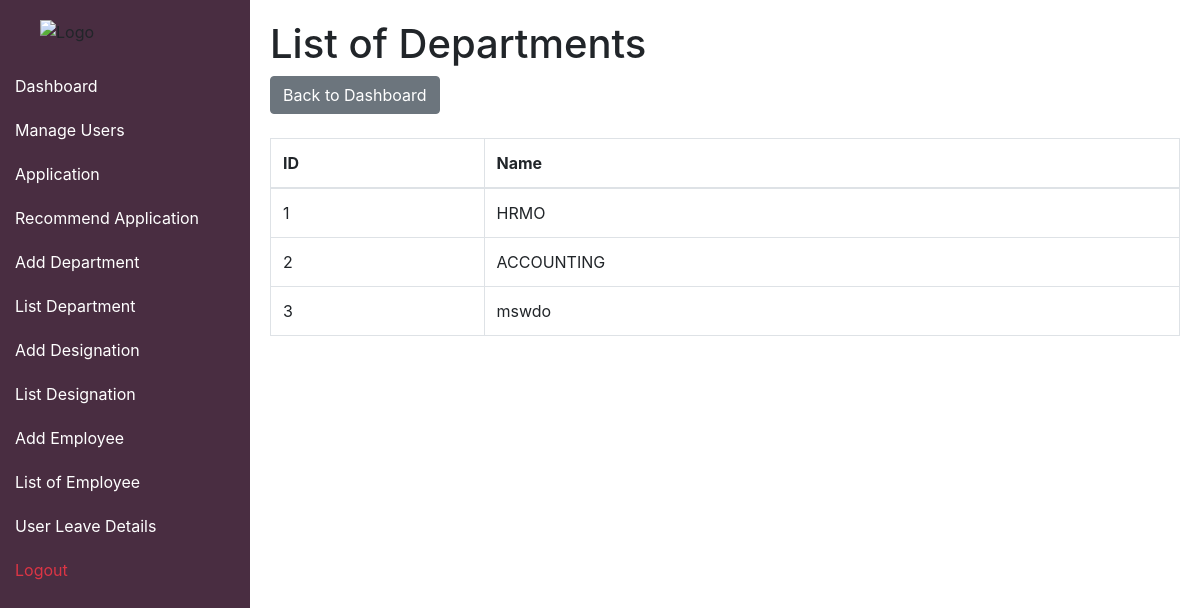
/list_departments.php (signed in), run on the app's committed database.
### tables this page shows
CREATE TABLE `departments` (
  `id` int(11) NOT NULL,
  `name` varchar(255) NOT NULL
);

### list_departments.php (the view, shortened to what this page needs)
<?php
$departments = [];
include 'connection.php';
try {
    $stmt = $pdo->query('SELECT id, name FROM departments');
    $departments = $stmt->fetchAll(PDO::FETCH_ASSOC);
} catch (PDOException $e) {
    $error = 'Database error: ' . $e->getMessage();
}
?>
<!DOCTYPE html>
<html lang="en">
<head>
    <link rel="stylesheet" href="https://maxcdn.bootstrapcdn.com/bootstrap/4.5.2/css/bootstrap.min.css">
</head>
<body>
    <div class="sidebar">
        <div class="sidebar-header">
            <img src="images/logo.png" alt="Logo" class="logo">
        </div>
        <a href="dashboard.php">Dashboard</a>
        <a href="admin_panel.php">Manage Users</a>
        <a href="applications.php">Application</a>
        <a href="recommend_applications.php">Recommend Application</a>
        <a href="add_department.php">Add Department</a>
        <a href="list_departments.php">List Department</a>
        <a href="designations.php">Add Designation</a>
        <a href="list_designations.php">List Designation</a>
        <a href="add_employee.php">Add Employee</a>
        <a href="list_employees.php">List of Employee</a>
        <a href="user_leave_details.php">User Leave Details</a>
        <a href="admin_panel.php?logout=true" class="text-danger">Logout</a>
    </div>
    <div class="content">
        <h1>List of Departments</h1>
        <div class="mb-4">
            <a href="dashboard.php" class="btn btn-secondary">Back to Dashboard</a>
        </div>
        <table class="table table-bordered mt-3">
            <thead>
                <tr>
                    <th>ID</th>
                    <th>Name</th>
                </tr>
            </thead>
            <tbody>
                <?php if (!empty($departments)) { ?>
                    <?php foreach ($departments as $department) { ?>
                        <tr>
                            <td><?php echo htmlspecialchars($department['id']); ?></td>
                            <td><?php echo htmlspecialchars($department['name']); ?></td>
                        </tr>
                    <?php } ?>
                <?php } else { ?>
                    <tr>
                        <td colspan="2" class="text-center">No departments found</td>
                    </tr>
                <?php } ?>
            </tbody>
        </table>
    </div>
</body>
</html>

### data on the page
departments: id "1", name "HRMO"
departments: id "2", name "ACCOUNTING"
departments: id "3", name "mswdo"
